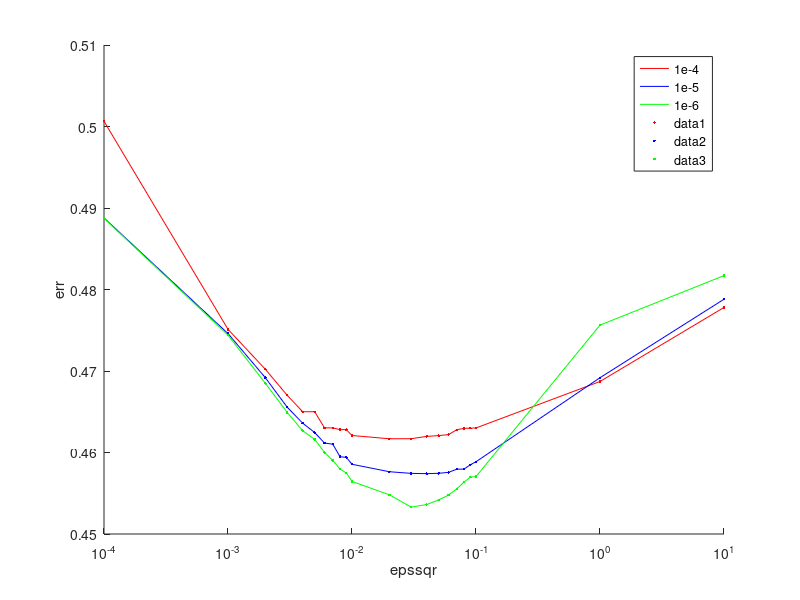

This chart was generated by the following MATLAB code:
% qe5, normgp
data = ...
[ ...
0.0001,0.001,0.002,0.003,0.004,0.005,0.006,0.007,0.008,0.009,0.01,0.02,0.03,0.04,0.05,0.06,0.07,0.08,0.09,0.1,1,10;...
0.500641,0.475115,0.470216,0.467025,0.465003,0.465002,0.463021,0.46302,0.462806,0.462805,0.462087,0.461685,0.461693,0.461975,0.462073,0.462195,0.462794,0.462962,0.462982,0.463012,0.468714,0.477797;...
0.488785,0.474593,0.469182,0.465563,0.463602,0.462449,0.461161,0.461018,0.459487,0.4594,0.458556,0.457641,0.457441,0.457404,0.457448,0.457565,0.457951,0.457965,0.458496,0.458865,0.469177,0.478806;...
0.488745,0.474408,0.46849,0.464931,0.462675,0.461616,0.460011,0.459033,0.457973,0.457491,0.456445,0.454812,0.453297,0.453613,0.454184,0.454771,0.455548,0.456365,0.456978,0.457044,0.47563,0.481703;...
];

figure
hold on
plot(data(1,:),data(2,:),'r')
plot(data(1,:),data(3,:),'b')
plot(data(1,:),data(4,:),'g')

legend('1e-4','1e-5','1e-6')

plot(data(1,:),data(2,:),'r.')
plot(data(1,:),data(3,:),'b.')
plot(data(1,:),data(4,:),'g.')

xlabel('epssqr')
ylabel('err')
set(gca,'Xscale','log')
hold off
